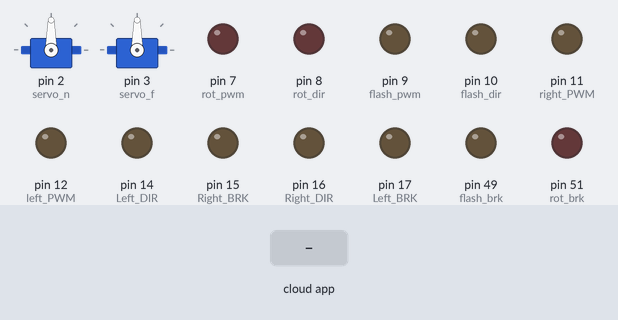
Bench run of a sketch on a simulated Arduino Mega 2560, built with avr-gcc and run on an emulated ATmega2560. On the bench: 2 × servo, output pins drawn as LEDs (lit = HIGH). The test bench sets the inputs (shaded band). The ROS host is connected and sends only what is stated.

Above: at 1.2 s.
1.3 s: the phone or cloud app sets linear.x to -100
At 2.5 s:
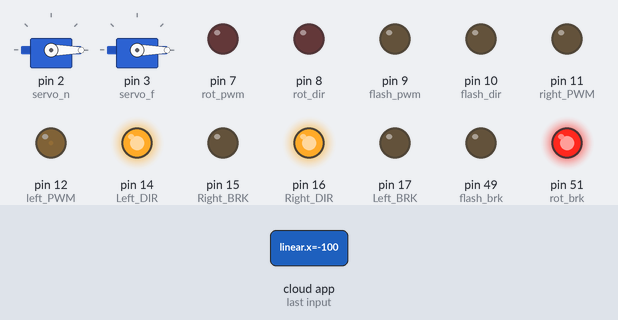
2.8 s: the phone or cloud app sets angular.z to -100
At 3.6 s:
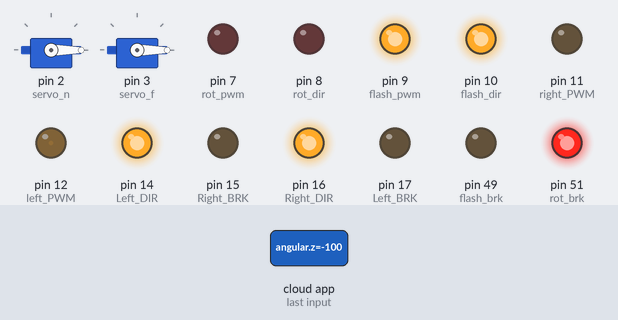
4.3 s: the phone or cloud app sets linear.x to 0
At 4.7 s:
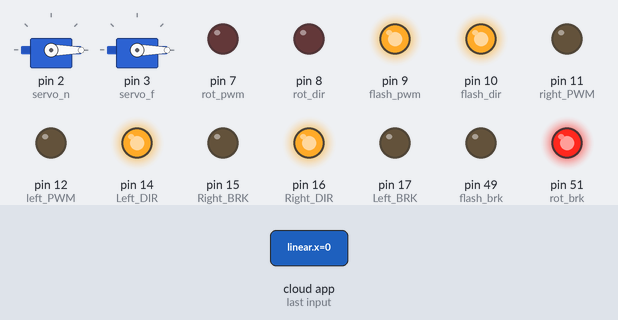
5.8 s: the phone or cloud app sets angular.z to 0
At 7.1 s:
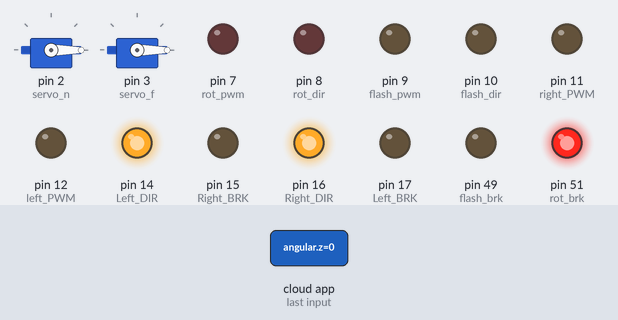
Timing chart, 0 to 8.3 s (numbered marks = the images above; inputs shaded):
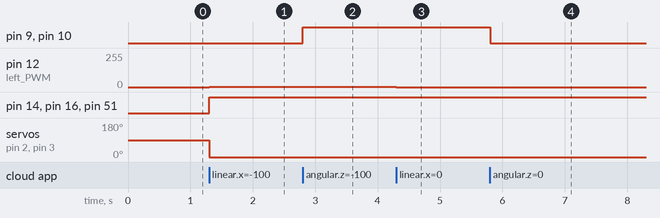

The sketch:

drive_by_wrie.ino
```cpp
#include <ros.h>
#include <std_msgs/Int64.h>
#include <geometry_msgs/Twist.h>
#include <Servo.h>
//#include <embedded_control/sensor_data.h>

//sensors
#define m_q_9 A1
#define m_q_2 A0
#define pir_pin 53
//sensors

//servo
#define servo_n 2
#define servo_f 3
//servo

//rotating platform
#define rot_dir 8
#define rot_brk 51
#define rot_pwm 7
//rotating platform

//flashlight
#define flash_dir 10
#define flash_pwm 9
#define flash_brk 49
//flashlight

//locomotion
#define Left_DIR 14
#define Right_DIR 16
#define Left_BRK 17
#define Right_BRK 15
#define left_PWM 12
#define right_PWM 11
//locomotion


Servo nozzle_servo;  // create servo object to control a servo
Servo flow_servo;

int angle , curr_angle; //// yeh wala bas check karne ke liye hain
int servo_test;
int servo_test_1;

ros::NodeHandle nh;
//embedded_control::sensor_data pub_msg;

void RotateRight ()
{
  analogWrite (rot_pwm , 255);
  digitalWrite(rot_dir , HIGH);
  digitalWrite(rot_brk , LOW);
}

void RotateLeft ()
{

  analogWrite (rot_pwm , 255);
  digitalWrite(rot_dir , LOW);
  digitalWrite(rot_brk , LOW);
}

void RotateStop()
{
   analogWrite (rot_pwm , 0);
   digitalWrite(rot_brk , HIGH);
}
void FlashOn ()
{
//  #define flash_dir 8
//#define flash_pwm 7
//#define flash_brk 51
  digitalWrite(flash_pwm,HIGH);
  digitalWrite(flash_brk,LOW);
  digitalWrite(flash_dir,HIGH);
}

void FlashOff ()
{
  digitalWrite(flash_pwm ,LOW);
  digitalWrite(flash_brk,LOW);
  digitalWrite(flash_dir,LOW);
}

void Forward(int left_pwm,int right_pwm)
{
  digitalWrite(Left_DIR,LOW);
  digitalWrite(Right_DIR,LOW);
  analogWrite(left_PWM,left_pwm);
  analogWrite(right_PWM,right_pwm);
}

void Backward(int left_pwm,int right_pwm)
{
  digitalWrite(Left_DIR,HIGH);
  digitalWrite(Right_DIR,HIGH);
  analogWrite(left_PWM,left_pwm);
  analogWrite(right_PWM,right_pwm);
}

void Right(int left_pwm,int right_pwm)
{
  digitalWrite(Left_DIR,LOW);
  digitalWrite(Right_DIR,HIGH);
  analogWrite(left_PWM,left_pwm);
  analogWrite(right_PWM,right_pwm);
}

void Left(int left_pwm,int right_pwm)
{
  digitalWrite(Left_DIR,HIGH);
  digitalWrite(Right_DIR,LOW);
  analogWrite(left_PWM,left_pwm);
  analogWrite(right_PWM,right_pwm);
}

void halt()
{
  digitalWrite(Left_BRK,HIGH);
  digitalWrite(Right_BRK,HIGH);
}


void messageCb( const geometry_msgs::Twist& vel_msg){

  int left_pwm,right_pwm;

  if (vel_msg.linear.x<=0 && vel_msg.linear.y<=0)
  {

  left_pwm = -(vel_msg.linear.x);
  right_pwm = -(vel_msg.linear.y);
  Backward(left_pwm,right_pwm);
  }

  if (vel_msg.linear.x>0 && vel_msg.linear.y>0)
  {
  left_pwm = (vel_msg.linear.x);
  right_pwm = (vel_msg.linear.y);
  Forward(left_pwm,right_pwm);
  }

  if (vel_msg.linear.x<0 && vel_msg.linear.y>0)
  {
  left_pwm = -(vel_msg.linear.x);
  right_pwm = (vel_msg.linear.y);
  Left(left_pwm,right_pwm);
  }

  if (vel_msg.linear.x>0 && vel_msg.linear.y<0)
  {

  left_pwm = (vel_msg.linear.x);
  right_pwm = -(vel_msg.linear.y);
  Right(left_pwm,right_pwm);
  }

  flow_servo.write (vel_msg.linear.z);
  servo_test = vel_msg.linear.z;
  servo_test_1 = vel_msg.angular.x;
  nozzle_servo.write (vel_msg.angular.x);


  if  (vel_msg.angular.y == 1)
  RotateRight();
  if  (vel_msg.angular.y == 0)
  RotateStop();
  if (vel_msg.angular.y == -1)
  RotateLeft();

  if (vel_msg.angular.z == -1)
  FlashOn();
  if (vel_msg.angular.z == 0)
  FlashOff();

}

//ros::Publisher arduino_pub("feedback_data", &pub_msg);
ros::Subscriber<geometry_msgs::Twist> sub("cmd_vel_joy", &messageCb );


void setup()
{
  pinMode(Left_DIR,OUTPUT);
  pinMode(Right_DIR,OUTPUT);
  pinMode(Left_BRK,OUTPUT);
  pinMode(Right_BRK,OUTPUT);
  pinMode(left_PWM,OUTPUT);
  pinMode(right_PWM,OUTPUT);
  pinMode(flash_dir,OUTPUT);
  pinMode(flash_pwm,OUTPUT);
  pinMode(rot_pwm,OUTPUT);
  pinMode(flash_brk,OUTPUT);
  pinMode(rot_brk,OUTPUT);
  pinMode(rot_dir,OUTPUT);
  pinMode(servo_n,OUTPUT);
  pinMode(servo_f,OUTPUT);
  pinMode(pir_pin,INPUT);
  pinMode(m_q_2,INPUT);
  pinMode(m_q_9,INPUT);
  digitalWrite(Left_BRK,LOW);
  digitalWrite(Right_BRK,LOW);
  nozzle_servo.attach(servo_n);  // attaches the servo on pin 9 to the servo object
  flow_servo.attach(servo_f);
  nh.initNode();
  nh.subscribe(sub);
 // nh.advertise(arduino_pub);

}


void loop()
{
  //pub_msg.servo_angle = servo_move(angle,curr_angle);
  //pub_msg.servo_angle = servo_test;
  // pub_msg.pressure = pressure ();
  //arduino_pub.publish( &pub_msg );
  nh.spinOnce();
  // delay(20);

}
```

Measured:
- after the input at 1.3 s, pin 12 (left_PWM): 0/255 → 1/255 at once; pin 14 (Left_DIR), pin 16 (Right_DIR), pin 51 (rot_brk): LOW → HIGH at once; servo on pin 2 (servo_n), servo on pin 3 (servo_f): 90° → 0° at once
- after the input at 2.8 s, pin 9 (flash_pwm), pin 10 (flash_dir): LOW → HIGH at once
- after the input at 4.3 s, pin 12 (left_PWM): 1/255 → 0/255 at once
- after the input at 5.8 s, pin 9 (flash_pwm), pin 10 (flash_dir): HIGH → LOW at once
